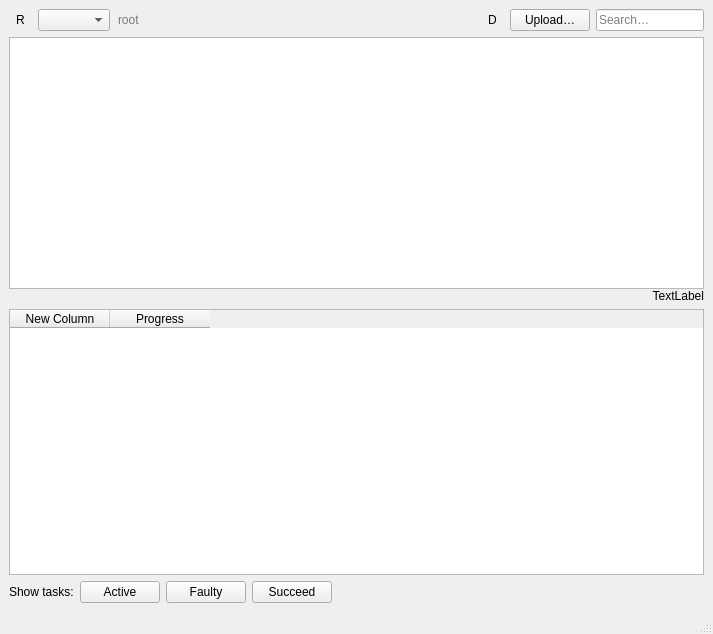
<?xml version="1.0" encoding="UTF-8"?>
<ui version="4.0">
 <class>MainWindow</class>
 <widget class="QMainWindow" name="MainWindow">
  <property name="geometry">
   <rect>
    <x>0</x>
    <y>0</y>
    <width>713</width>
    <height>634</height>
   </rect>
  </property>
  <property name="windowTitle">
   <string>SurvturGlacierGui</string>
  </property>
  <property name="styleSheet">
   <string notr="true"/>
  </property>
  <widget class="QWidget" name="centralwidget">
   <layout class="QGridLayout" name="gridLayout">
    <item row="1" column="0">
     <layout class="QHBoxLayout" name="horizontalLayout_2">
      <item>
       <layout class="QVBoxLayout" name="verticalLayout_2">
        <item>
         <widget class="TasksTable" name="newTasksTable">
          <property name="contextMenuPolicy">
           <enum>Qt::CustomContextMenu</enum>
          </property>
          <property name="editTriggers">
           <set>QAbstractItemView::NoEditTriggers</set>
          </property>
          <property name="selectionBehavior">
           <enum>QAbstractItemView::SelectRows</enum>
          </property>
          <attribute name="horizontalHeaderHighlightSections">
           <bool>false</bool>
          </attribute>
          <attribute name="verticalHeaderVisible">
           <bool>false</bool>
          </attribute>
          <column>
           <property name="text">
            <string>New Column</string>
           </property>
          </column>
          <column>
           <property name="text">
            <string>Progress</string>
           </property>
          </column>
         </widget>
        </item>
        <item>
         <layout class="QHBoxLayout" name="horizontalLayout_3">
          <item>
           <widget class="QLabel" name="label">
            <property name="text">
             <string>Show tasks:</string>
            </property>
           </widget>
          </item>
          <item>
           <widget class="QPushButton" name="btnActiveTasks">
            <property name="statusTip">
             <string>Show tasks that are executing now or just planned.</string>
            </property>
            <property name="text">
             <string>Active</string>
            </property>
            <property name="checkable">
             <bool>true</bool>
            </property>
           </widget>
          </item>
          <item>
           <widget class="QPushButton" name="btnFaultyTasks">
            <property name="statusTip">
             <string>Show tasks that have problems. These task can be restarted or deleted.</string>
            </property>
            <property name="text">
             <string>Faulty</string>
            </property>
            <property name="checkable">
             <bool>true</bool>
            </property>
           </widget>
          </item>
          <item>
           <widget class="QPushButton" name="btnSucceedTasks">
            <property name="statusTip">
             <string>List of tasts that did what they have to.</string>
            </property>
            <property name="text">
             <string>Succeed</string>
            </property>
            <property name="checkable">
             <bool>true</bool>
            </property>
           </widget>
          </item>
          <item>
           <spacer name="horizontalSpacer_2">
            <property name="orientation">
             <enum>Qt::Horizontal</enum>
            </property>
            <property name="sizeHint" stdset="0">
             <size>
              <width>40</width>
              <height>20</height>
             </size>
            </property>
           </spacer>
          </item>
         </layout>
        </item>
       </layout>
      </item>
     </layout>
    </item>
    <item row="0" column="0">
     <layout class="QVBoxLayout" name="vaultContent">
      <item>
       <layout class="QHBoxLayout" name="horizontalLayout">
        <item>
         <widget class="QToolButton" name="requestInventoryBtn">
          <property name="toolTip">
           <string>Request new vault inventory</string>
          </property>
          <property name="statusTip">
           <string>Request new inventory for vault.</string>
          </property>
          <property name="text">
           <string>R</string>
          </property>
          <property name="autoRaise">
           <bool>true</bool>
          </property>
         </widget>
        </item>
        <item>
         <widget class="QComboBox" name="vaultSelector">
          <property name="sizePolicy">
           <sizepolicy hsizetype="Minimum" vsizetype="Fixed">
            <horstretch>0</horstretch>
            <verstretch>0</verstretch>
           </sizepolicy>
          </property>
          <property name="statusTip">
           <string>Current vault and its size.</string>
          </property>
          <property name="currentText">
           <string/>
          </property>
         </widget>
        </item>
        <item>
         <widget class="QLineEdit" name="currentPathTxt">
          <property name="palette">
           <palette>
            <active>
             <colorrole role="Base">
              <brush brushstyle="SolidPattern">
               <color alpha="0">
                <red>0</red>
                <green>255</green>
                <blue>255</blue>
               </color>
              </brush>
             </colorrole>
            </active>
            <inactive>
             <colorrole role="Base">
              <brush brushstyle="SolidPattern">
               <color alpha="0">
                <red>0</red>
                <green>255</green>
                <blue>255</blue>
               </color>
              </brush>
             </colorrole>
            </inactive>
            <disabled>
             <colorrole role="Base">
              <brush brushstyle="SolidPattern">
               <color alpha="255">
                <red>255</red>
                <green>255</green>
                <blue>255</blue>
               </color>
              </brush>
             </colorrole>
            </disabled>
           </palette>
          </property>
          <property name="statusTip">
           <string>Current location in a vault.</string>
          </property>
          <property name="autoFillBackground">
           <bool>false</bool>
          </property>
          <property name="frame">
           <bool>false</bool>
          </property>
          <property name="readOnly">
           <bool>true</bool>
          </property>
          <property name="placeholderText">
           <string>root</string>
          </property>
         </widget>
        </item>
        <item>
         <spacer name="horizontalSpacer">
          <property name="orientation">
           <enum>Qt::Horizontal</enum>
          </property>
          <property name="sizeType">
           <enum>QSizePolicy::Minimum</enum>
          </property>
          <property name="sizeHint" stdset="0">
           <size>
            <width>40</width>
            <height>20</height>
           </size>
          </property>
         </spacer>
        </item>
        <item>
         <widget class="QToolButton" name="btnMkdir">
          <property name="toolTip">
           <string>Create new folder…</string>
          </property>
          <property name="statusTip">
           <string>Create directory</string>
          </property>
          <property name="text">
           <string>D</string>
          </property>
          <property name="autoRaise">
           <bool>true</bool>
          </property>
         </widget>
        </item>
        <item>
         <widget class="QPushButton" name="btnUpload">
          <property name="toolTip">
           <string>Upload files…</string>
          </property>
          <property name="statusTip">
           <string>Upload one or more files to current folder.</string>
          </property>
          <property name="text">
           <string>Upload…</string>
          </property>
         </widget>
        </item>
        <item>
         <widget class="QLineEdit" name="searchLine">
          <property name="sizePolicy">
           <sizepolicy hsizetype="Maximum" vsizetype="Fixed">
            <horstretch>0</horstretch>
            <verstretch>0</verstretch>
           </sizepolicy>
          </property>
          <property name="statusTip">
           <string>Search for this text at whole vault.</string>
          </property>
          <property name="placeholderText">
           <string>Search…</string>
          </property>
         </widget>
        </item>
       </layout>
      </item>
      <item>
       <layout class="QVBoxLayout" name="verticalLayout_3">
        <property name="spacing">
         <number>0</number>
        </property>
        <item>
         <widget class="InventoryTableView" name="inventoryView">
          <property name="mouseTracking">
           <bool>true</bool>
          </property>
          <property name="contextMenuPolicy">
           <enum>Qt::CustomContextMenu</enum>
          </property>
          <property name="acceptDrops">
           <bool>true</bool>
          </property>
          <property name="editTriggers">
           <set>QAbstractItemView::NoEditTriggers</set>
          </property>
          <property name="tabKeyNavigation">
           <bool>true</bool>
          </property>
          <property name="dragEnabled">
           <bool>true</bool>
          </property>
          <property name="alternatingRowColors">
           <bool>true</bool>
          </property>
          <property name="selectionBehavior">
           <enum>QAbstractItemView::SelectRows</enum>
          </property>
          <property name="showGrid">
           <bool>false</bool>
          </property>
          <property name="sortingEnabled">
           <bool>true</bool>
          </property>
          <attribute name="horizontalHeaderHighlightSections">
           <bool>false</bool>
          </attribute>
          <attribute name="verticalHeaderVisible">
           <bool>false</bool>
          </attribute>
         </widget>
        </item>
        <item>
         <widget class="QLabel" name="inventoryStatus">
          <property name="enabled">
           <bool>true</bool>
          </property>
          <property name="text">
           <string>TextLabel</string>
          </property>
          <property name="alignment">
           <set>Qt::AlignRight|Qt::AlignTrailing|Qt::AlignVCenter</set>
          </property>
         </widget>
        </item>
       </layout>
      </item>
     </layout>
    </item>
   </layout>
  </widget>
  <widget class="QMenuBar" name="menubar">
   <property name="geometry">
    <rect>
     <x>0</x>
     <y>0</y>
     <width>713</width>
     <height>23</height>
    </rect>
   </property>
  </widget>
  <widget class="QStatusBar" name="statusbar"/>
  <action name="actionFastGlacier_style">
   <property name="text">
    <string>FastGlacier style</string>
   </property>
  </action>
  <action name="actionSurvturGlacier_style">
   <property name="text">
    <string>SurvturGlacier style</string>
   </property>
  </action>
 </widget>
 <customwidgets>
  <customwidget>
   <class>InventoryTableView</class>
   <extends>QTableView</extends>
   <header>.widgets/inventory_table_view</header>
  </customwidget>
  <customwidget>
   <class>TasksTable</class>
   <extends>QTableWidget</extends>
   <header>.widgets/tasks_table</header>
  </customwidget>
 </customwidgets>
 <resources/>
 <connections/>
</ui>
